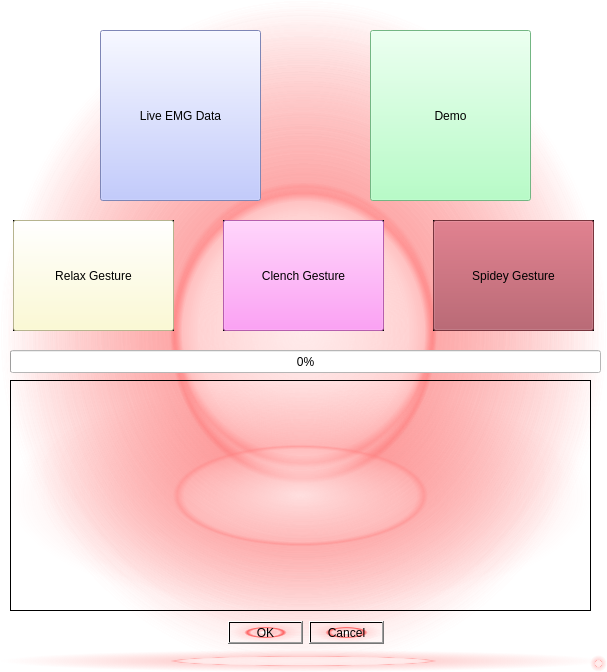
<?xml version="1.0" encoding="UTF-8"?>
<ui version="4.0">
 <class>MainWindow</class>
 <widget class="QMainWindow" name="MainWindow">
  <property name="geometry">
   <rect>
    <x>0</x>
    <y>0</y>
    <width>607</width>
    <height>672</height>
   </rect>
  </property>
  <property name="windowTitle">
   <string>EMILA</string>
  </property>
  <property name="styleSheet">
   <string notr="true">background-color: qradialgradient(spread:pad, cx:0.5, cy:0.5, radius:0.5, fx:0.5, fy:0.5, stop:0 rgba(255, 235, 235, 206), stop:0.35 rgba(255, 188, 188, 80), stop:0.4 rgba(255, 162, 162, 80), stop:0.425 rgba(255, 132, 132, 156), stop:0.44 rgba(252, 128, 128, 80), stop:1 rgba(255, 255, 255, 0));</string>
  </property>
  <widget class="QWidget" name="centralwidget">
   <widget class="QSplitter" name="splitter">
    <property name="geometry">
     <rect>
      <x>100</x>
      <y>30</y>
      <width>161</width>
      <height>171</height>
     </rect>
    </property>
    <property name="orientation">
     <enum>Qt::Horizontal</enum>
    </property>
    <widget class="QPushButton" name="liveButton">
     <property name="styleSheet">
      <string notr="true">background-color: rgb(176, 187, 255);</string>
     </property>
     <property name="text">
      <string>Live EMG Data</string>
     </property>
    </widget>
   </widget>
   <widget class="QSplitter" name="splitter_2">
    <property name="geometry">
     <rect>
      <x>370</x>
      <y>30</y>
      <width>161</width>
      <height>171</height>
     </rect>
    </property>
    <property name="orientation">
     <enum>Qt::Horizontal</enum>
    </property>
    <widget class="QPushButton" name="demoButton">
     <property name="styleSheet">
      <string notr="true">background-color: rgb(161, 255, 183);</string>
     </property>
     <property name="text">
      <string>Demo</string>
     </property>
    </widget>
   </widget>
   <widget class="QFrame" name="frame">
    <property name="geometry">
     <rect>
      <x>13</x>
      <y>220</y>
      <width>161</width>
      <height>111</height>
     </rect>
    </property>
    <property name="frameShape">
     <enum>QFrame::StyledPanel</enum>
    </property>
    <property name="frameShadow">
     <enum>QFrame::Raised</enum>
    </property>
    <widget class="QPushButton" name="relaxButton">
     <property name="geometry">
      <rect>
       <x>0</x>
       <y>0</y>
       <width>161</width>
       <height>111</height>
      </rect>
     </property>
     <property name="styleSheet">
      <string notr="true">background-color: rgb(255, 252, 199);</string>
     </property>
     <property name="text">
      <string>Relax Gesture</string>
     </property>
    </widget>
   </widget>
   <widget class="QFrame" name="frame_2">
    <property name="geometry">
     <rect>
      <x>223</x>
      <y>220</y>
      <width>161</width>
      <height>111</height>
     </rect>
    </property>
    <property name="frameShape">
     <enum>QFrame::StyledPanel</enum>
    </property>
    <property name="frameShadow">
     <enum>QFrame::Raised</enum>
    </property>
    <widget class="QPushButton" name="clenchButton">
     <property name="geometry">
      <rect>
       <x>0</x>
       <y>0</y>
       <width>161</width>
       <height>111</height>
      </rect>
     </property>
     <property name="styleSheet">
      <string notr="true">background-color: rgb(255, 131, 243);</string>
     </property>
     <property name="text">
      <string>Clench Gesture</string>
     </property>
    </widget>
   </widget>
   <widget class="QFrame" name="frame_3">
    <property name="geometry">
     <rect>
      <x>433</x>
      <y>220</y>
      <width>161</width>
      <height>111</height>
     </rect>
    </property>
    <property name="frameShape">
     <enum>QFrame::StyledPanel</enum>
    </property>
    <property name="frameShadow">
     <enum>QFrame::Raised</enum>
    </property>
    <widget class="QPushButton" name="spideyButton">
     <property name="geometry">
      <rect>
       <x>0</x>
       <y>0</y>
       <width>161</width>
       <height>111</height>
      </rect>
     </property>
     <property name="styleSheet">
      <string notr="true">background-color: rgb(170, 74, 87);</string>
     </property>
     <property name="text">
      <string>Spidey Gesture</string>
     </property>
    </widget>
   </widget>
   <widget class="QProgressBar" name="progressBar">
    <property name="geometry">
     <rect>
      <x>10</x>
      <y>350</y>
      <width>591</width>
      <height>23</height>
     </rect>
    </property>
    <property name="styleSheet">
     <string notr="true">background-color: rgb(255, 255, 255);</string>
    </property>
    <property name="value">
     <number>0</number>
    </property>
   </widget>
   <widget class="QDialogButtonBox" name="buttonBox">
    <property name="geometry">
     <rect>
      <x>210</x>
      <y>620</y>
      <width>174</width>
      <height>25</height>
     </rect>
    </property>
    <property name="styleSheet">
     <string notr="true">background-color: qradialgradient(spread:pad, cx:0.5, cy:0.5, radius:0.5, fx:0.5, fy:0.5, stop:0 rgba(255, 255, 255, 255), stop:0.1 rgba(255, 255, 255, 255), stop:0.2 rgba(255, 176, 176, 167), stop:0.3 rgba(255, 151, 151, 92), stop:0.4 rgba(255, 125, 125, 51), stop:0.5 rgba(255, 76, 76, 205), stop:0.52 rgba(255, 76, 76, 205), stop:0.6 rgba(255, 180, 180, 84), stop:1 rgba(255, 255, 255, 0));</string>
    </property>
    <property name="standardButtons">
     <set>QDialogButtonBox::Cancel|QDialogButtonBox::Ok</set>
    </property>
   </widget>
   <widget class="QTextBrowser" name="textBrowser">
    <property name="geometry">
     <rect>
      <x>10</x>
      <y>380</y>
      <width>581</width>
      <height>231</height>
     </rect>
    </property>
    <property name="styleSheet">
     <string notr="true">color: rgb(255, 255, 255);</string>
    </property>
   </widget>
  </widget>
  <widget class="QStatusBar" name="statusbar"/>
 </widget>
 <resources/>
 <connections/>
</ui>
